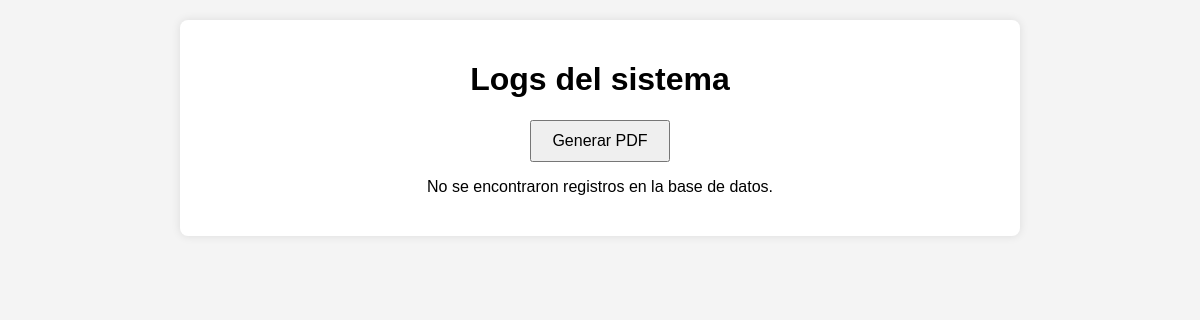
/vistas/ver_logs.php, run on an earlier commit of the app's database.
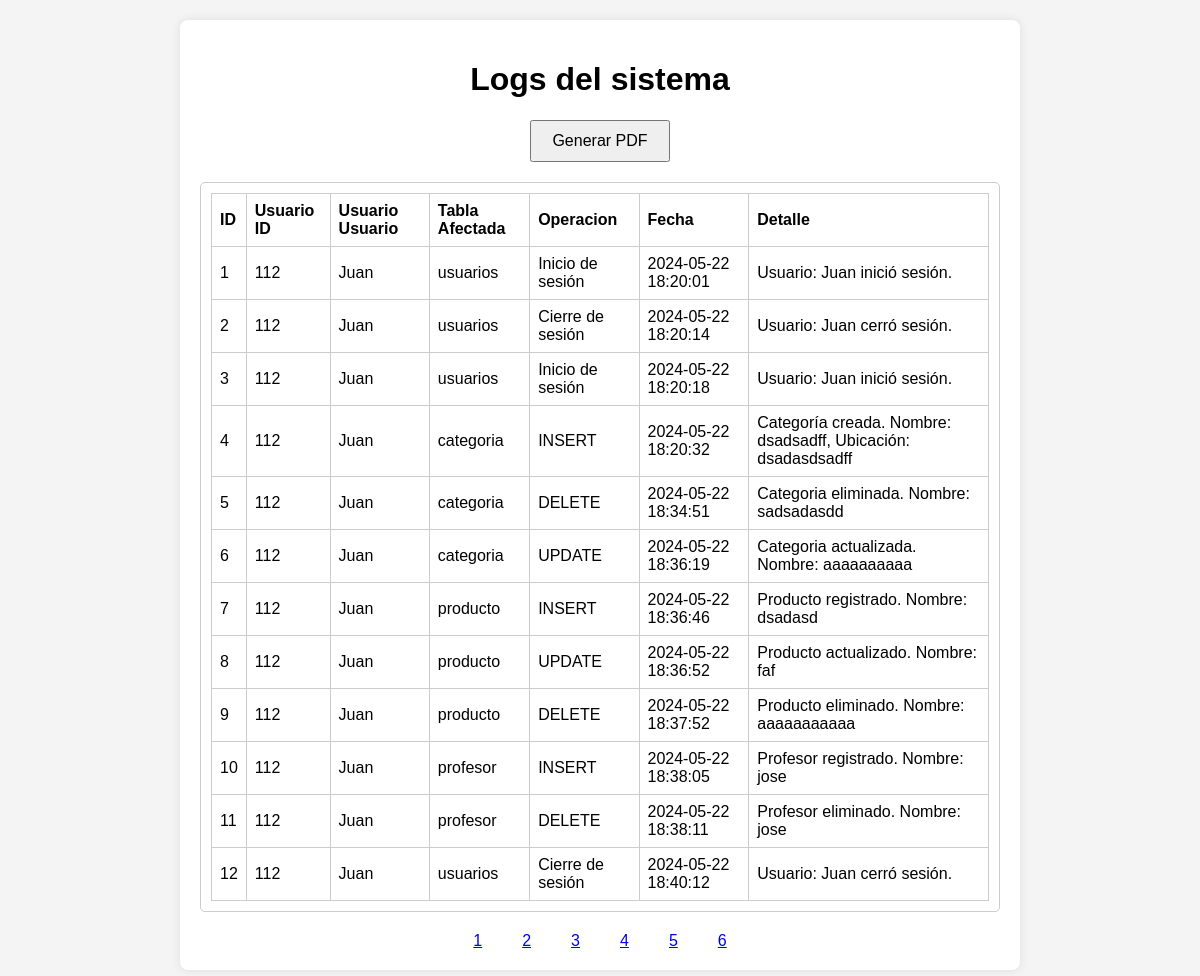
And on a later commit of the database.
### tables this page shows
CREATE TABLE `auditoria` (
  `id` int(11) NOT NULL AUTO_INCREMENT,
  `usuario_id` int(11) DEFAULT NULL,
  `usuario_usuario` varchar(20) DEFAULT NULL,
  `tabla_afectada` varchar(255) DEFAULT NULL,
  `operacion` varchar(50) DEFAULT NULL,
  `fecha` timestamp NOT NULL DEFAULT current_timestamp(),
  `detalle` text DEFAULT NULL,
  PRIMARY KEY (`id`)
);

### vistas/ver_logs.php (the view, shortened to what this page needs)
<!DOCTYPE html>
<html lang="es">
<head>
</head>
<body>
    <div class="container">
        <h1 class="title has-text-centered">Logs del sistema</h1>
        <div class="button-container">
            <form action="generar_pdf.php" method="post">
                <button type="submit" name="generate_pdf" class="button is-link is-rounded is-small">Generar PDF</button>
            </form>
        </div>
        <?php
        function mostrarLogsDesdeBD($pagina, $registrosPorPagina) {
            $hostname = 'localhost';
            $username = 'root';
            $password = '';
            $database = 'pdo';
            $conn = new mysqli($hostname, $username, $password, $database);
            $offset = ($pagina - 1) * $registrosPorPagina;
            $sql = "SELECT * FROM auditoria LIMIT $offset, $registrosPorPagina";
            $result = $conn->query($sql);
            if ($result->num_rows > 0) {
                echo '<div class="log-container">';
                echo '<table>';
                echo '<tr><th>ID</th><th>Usuario ID</th><th>Usuario Usuario</th><th>Tabla Afectada</th><th>Operacion</th><th>Fecha</th><th>Detalle</th></tr>';
                while ($row = $result->fetch_assoc()) {
                    echo '<tr>';
                    echo '<td>' . htmlspecialchars($row['id']) . '</td>';
                    echo '<td>' . htmlspecialchars($row['usuario_id']) . '</td>';
                    echo '<td>' . htmlspecialchars($row['usuario_usuario']) . '</td>';
                    echo '<td>' . htmlspecialchars($row['tabla_afectada']) . '</td>';
                    echo '<td>' . htmlspecialchars($row['operacion']) . '</td>';
                    echo '<td>' . htmlspecialchars($row['fecha']) . '</td>';
                    echo '<td>' . htmlspecialchars($row['detalle']) . '</td>';
                    echo '</tr>';
                }
                echo '</table>';
                echo '</div>';
            } else {
                echo '<p>No se encontraron registros en la base de datos.</p>';
            }
        }
        function obtenerTotalRegistros() {
            $hostname = 'localhost';
            $username = 'root';
            $password = '';
            $database = 'pdo';
            $conn = new mysqli($hostname, $username, $password, $database);
            $sql = "SELECT COUNT(*) AS total FROM auditoria";
            $result = $conn->query($sql);
            $total = 0;
            if ($result->num_rows > 0) {
                $row = $result->fetch_assoc();
                $total = $row['total'];
            }
            return $total;
        }
        $pagina = isset($_GET['pagina']) ? (int)$_GET['pagina'] : 1;
        $registrosPorPagina = 12;
        $totalRegistros = obtenerTotalRegistros();
        $Npaginas = ceil($totalRegistros / $registrosPorPagina);
        $url = 'index.php?vista=ver_logs&pagina=';
        $botones = 5;
        mostrarLogsDesdeBD($pagina, $registrosPorPagina);
        echo '<div class="button-container">';
        for ($i = max(1, $pagina - $botones); $i <= min($pagina + $botones, $Npaginas); $i++) {
            echo '<a href="' . $url . $i . '" class="button">' . $i . '</a>';
        }
        echo '</div>';
        ?>
    </div>
</body>
</html>

### vistas/ver_logs.php (style rules this page uses)
body { font-family: Arial, sans-serif; margin: 0; padding: 0; background-color: #F4F4F4; text-align: center; }
h1 { text-align: center; }
.container { max-width: 800px; margin: 20px auto; padding: 20px; background-color: #FFFFFF; border-radius: 8px; box-shadow: 0 0 10px rgba(0, 0, 0, 0.1); }
.log-container { padding: 10px; border: 1px solid #ccc; border-radius: 5px; overflow: auto; margin-top: 20px; }
table { width: 100%; border-collapse: collapse; }
table, th, td { border: 1px solid #ccc; }
th, td { padding: 8px; text-align: left; }
.button-container { text-align: center; margin-top: 20px; }
.button { padding: 10px 20px; font-size: 16px; }

What changed in the data, as far as the page shows it:
added auditoria: id "1", usuario "112", usuario_usuario "Juan", tabla_afectada "usuarios", operacion "Inicio de sesión", fecha "2024-05-22 18:20:01", detalle "Usuario: Juan inició sesión."
added auditoria: id "2", usuario "112", usuario_usuario "Juan", tabla_afectada "usuarios", operacion "Cierre de sesión", fecha "2024-05-22 18:20:14", detalle "Usuario: Juan cerró sesión."
added auditoria: id "3", usuario "112", usuario_usuario "Juan", tabla_afectada "usuarios", operacion "Inicio de sesión", fecha "2024-05-22 18:20:18", detalle "Usuario: Juan inició sesión."
added auditoria: id "4", usuario "112", usuario_usuario "Juan", tabla_afectada "categoria", operacion "INSERT", fecha "2024-05-22 18:20:32", detalle "Categoría creada. Nombre: dsadsadff, Ubicación: dsadasdsadff"
added auditoria: id "5", usuario "112", usuario_usuario "Juan", tabla_afectada "categoria", operacion "DELETE", fecha "2024-05-22 18:34:51", detalle "Categoria eliminada. Nombre: sadsadasdd"
added auditoria: id "6", usuario "112", usuario_usuario "Juan", tabla_afectada "categoria", operacion "UPDATE", fecha "2024-05-22 18:36:19", detalle "Categoria actualizada. Nombre: aaaaaaaaaa"
added auditoria: id "7", usuario "112", usuario_usuario "Juan", tabla_afectada "producto", operacion "INSERT", fecha "2024-05-22 18:36:46", detalle "Producto registrado. Nombre: dsadasd"
added auditoria: id "8", usuario "112", usuario_usuario "Juan", tabla_afectada "producto", operacion "UPDATE", fecha "2024-05-22 18:36:52", detalle "Producto actualizado. Nombre: faf"
added auditoria: id "9", usuario "112", usuario_usuario "Juan", tabla_afectada "producto", operacion "DELETE", fecha "2024-05-22 18:37:52", detalle "Producto eliminado. Nombre: aaaaaaaaaaa"
added auditoria: id "10", usuario "112", usuario_usuario "Juan", tabla_afectada "profesor", operacion "INSERT", fecha "2024-05-22 18:38:05", detalle "Profesor registrado. Nombre: jose"
added auditoria: id "11", usuario "112", usuario_usuario "Juan", tabla_afectada "profesor", operacion "DELETE", fecha "2024-05-22 18:38:11", detalle "Profesor eliminado. Nombre: jose"
added auditoria: id "12", usuario "112", usuario_usuario "Juan", tabla_afectada "usuarios", operacion "Cierre de sesión", fecha "2024-05-22 18:40:12", detalle "Usuario: Juan cerró sesión."
Also different on the page:
text no longer shown: "No se encontraron registros en la base de datos."
text now shown: "ID Usuario ID Usuario Usuario Tabla Afectada Operacion Fecha Detalle"
new list line: "1"
new list line: "2"
new list line: "3"
new list line: "4"
new list line: "5"
new list line: "6"
